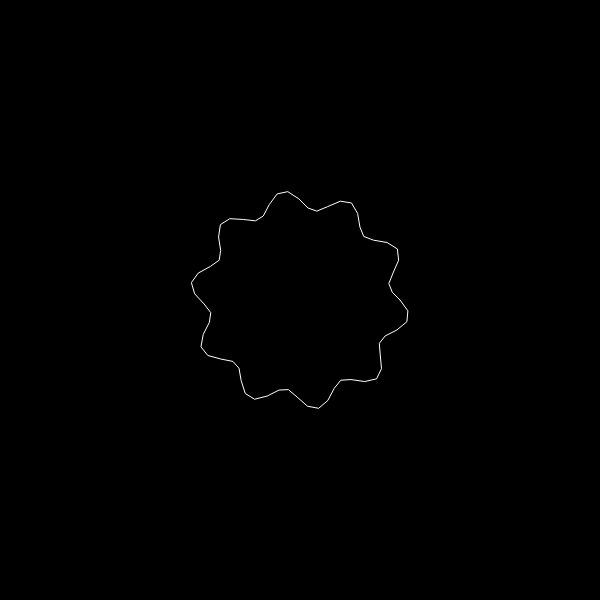
Frame 1 (no input)
Frame 60 (no input): identical to frame 1, image omitted
Frame 120 (the mouse pressed at the canvas centre since frame 60): identical to frame 1, image omitted

The p5.js sketch that drew this single still picture (run headless with seeded random() and noise() and a simulated clock; from frame 60 on, the mouse is pressed at the canvas centre):

// p5.js sketch
// ── sketch.js

function setup() {
  createCanvas(600, 600);
}

function draw() {
  //noiseSeed(99);
  background(0);
  translate(width/2, height/2);
  stroke (255);
  noFill();
 
  
  beginShape();
  for (let a = 0; a < TWO_PI; a +=0.1){
    let xoff =  map (sin (a *10), -1, 1, -10, 10)
    let r = 100 + xoff;
    let x = r * cos (a);
    let y = r * sin (a);
    vertex (x,y);
  }
  endShape(CLOSE)
  
  //noLoop();
}
